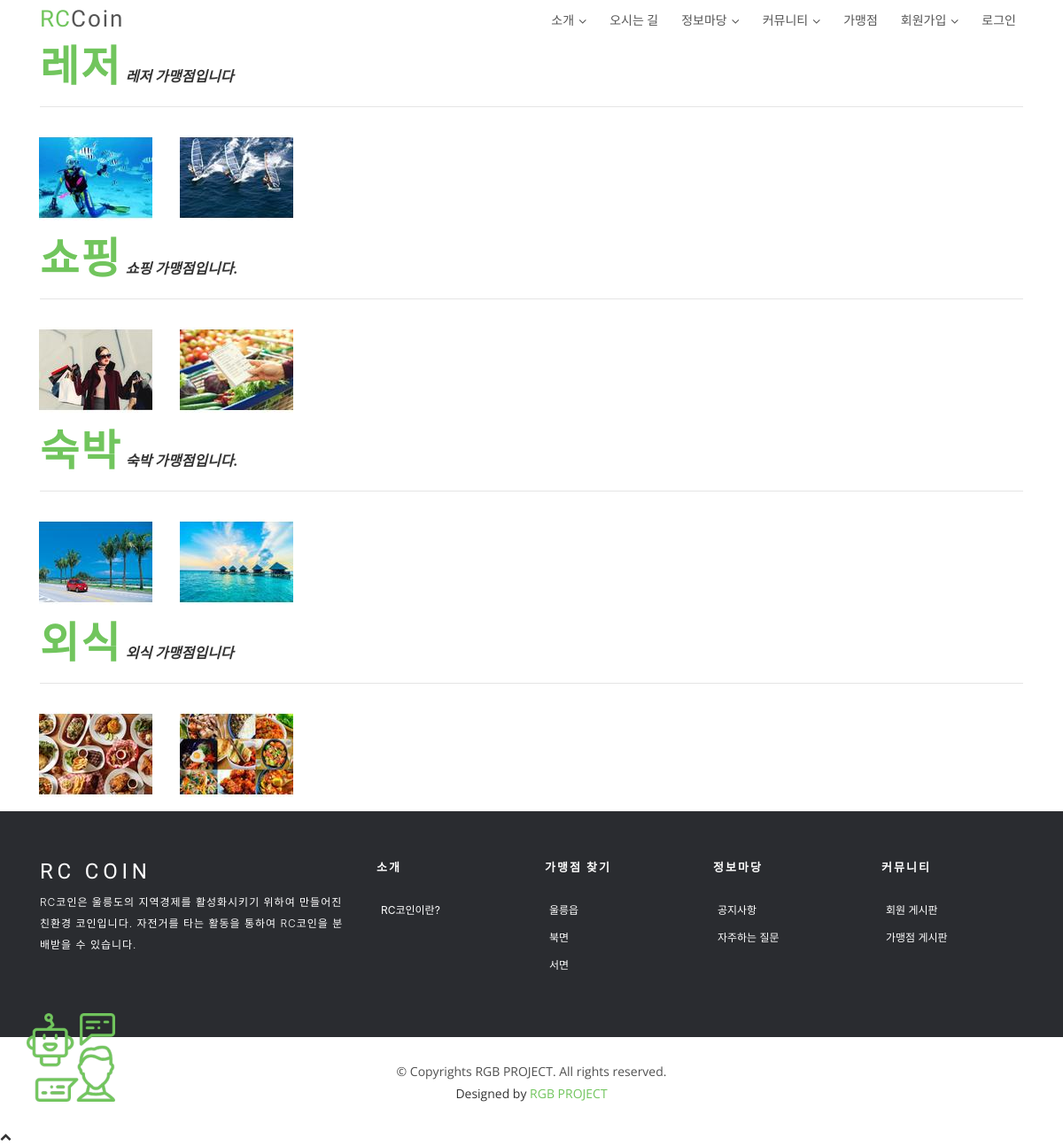
Before: /photo/ with the older database file.
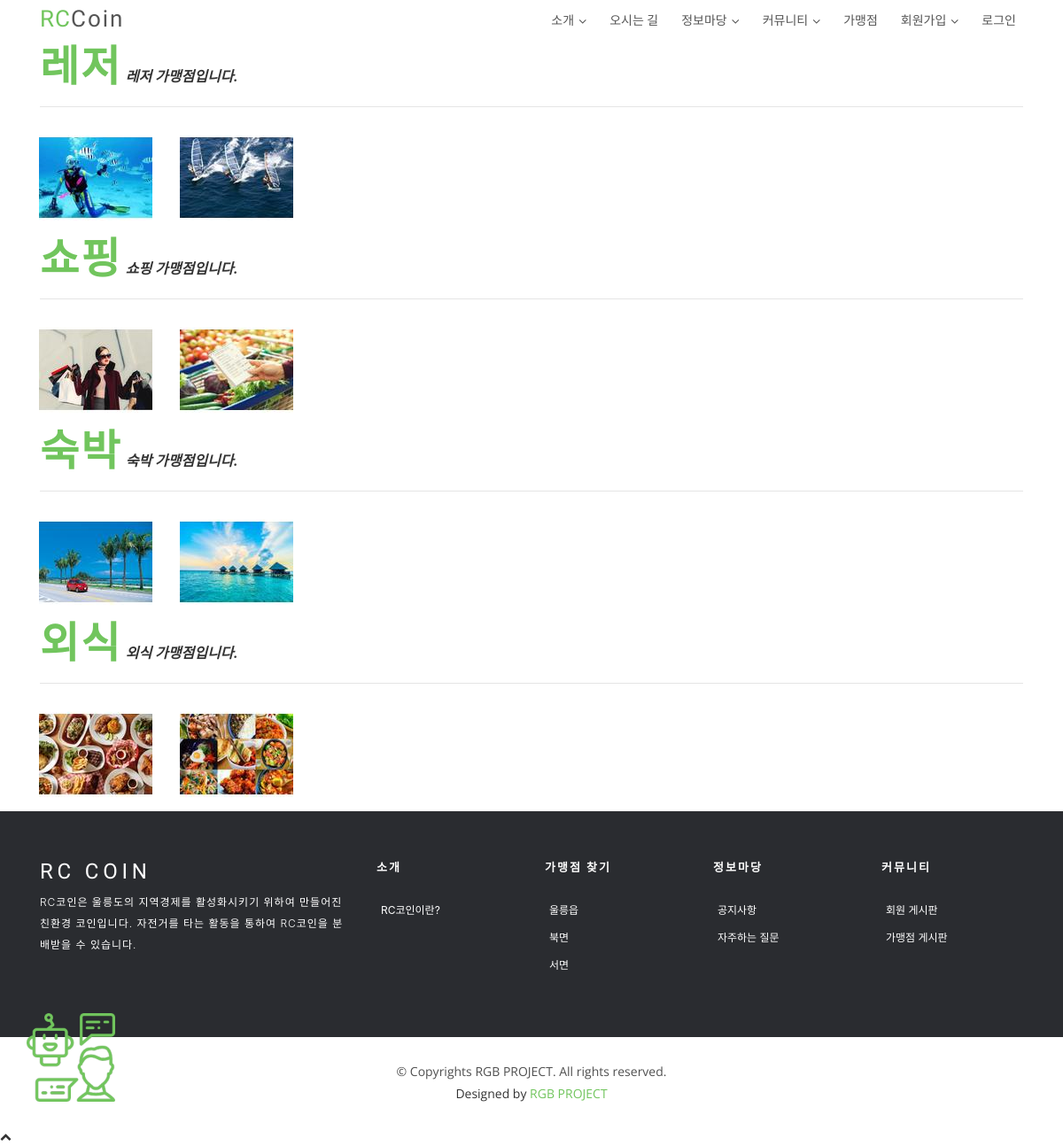
After: the same page with the newer database file.
### photo/models.py (models this page shows, shortened)
@python_2_unicode_compatible
class Album(models.Model):
    name = models.CharField(max_length=50)
    description = models.CharField('One Line Description', max_length=100, blank=True)
    class Meta:
        ordering = ['name']

@python_2_unicode_compatible
class Photo(models.Model):
    album = models.ForeignKey('Album', on_delete=models.CASCADE)
    title = models.CharField(max_length=50)
    image = ThumbnailImageField(upload_to='photo/%Y/%m')
    description = models.TextField('Photo Description', blank=True)
    upload_date = models.DateTimeField('Upload Date', auto_now_add=True)
    class Meta:
        ordering = ['title']
    def get_absolute_url(self):
        return reverse('photo:photo_detail', args=(self.id,))

### photo/views.py (the view)
class AlbumLV(ListView):
    model = Album

### photo/fields.py (called while the page is built)
def _add_thumb(s):
    parts = s.split(".")
    parts.insert(-1, "thumb")
    if parts[-1].lower() not in ['jpeg','jpg']:
        parts[-1]='jpg'
    return ".".join(parts)

    def _get_thumb_url(self):
        return _add_thumb(self.url)

### photo/templates/photo/album_list.html (shortened to what this page needs)
{% extends '../base.html' %}
{% load staticfiles %}
{% block content %}
{% block extrastyle %}{% static "photo/photo.css" %}{% endblock %}
<section id="team">
    <div class="container">
        <br>
        {% for item in object_list %}
        <div class="clear_float">
            <h2 id="a" style="display:inline"><a href="{% url 'photo:album_detail' item.id %}"> {{ item.name }}</a></h2>
           <b><i>{{ item.description }}</i></b>
        </div>
        <hr/>
        <div class="album-list">
            <div class="row">
                {% for photo in item.photo_set.all|slice:":5" %}
                <div class="album-list-photo">
                    <a href="{{ photo.get_absolute_url }}">
                    <img class="thumbnail" src="{{ photo.image.thumb_url }}" />
                    </a>
                </div>
                {% endfor %}
            </div>
        </div>
        {% endfor %}
    </div>
</section>
{% endblock content %}

### templates/base.html (shortened to what this page needs)
<!DOCTYPE html>
<html lang="ko">
<head>
  {% load staticfiles %}
  <link href='{% static "lib/bootstrap/css/bootstrap.css" %}' rel="stylesheet">
  <link href='{% static "lib/owlcarousel/assets/owl.carousel.min.css" %}' rel="stylesheet">
  <link href='{% static "lib/owlcarousel/assets/owl.theme.default.min.css" %}' rel="stylesheet">
  <link href='{% static "lib/font-awesome/css/font-awesome.min.css" %}' rel="stylesheet">
  <link href='{% static "lib/animate/animate.min.css" %}' rel="stylesheet">
  <link href='{% static "lib/modal-video/css/modal-video.min.css" %}' rel="stylesheet">
  <link href='{% static "css/style.css" %}' rel="stylesheet">
</head>
<body>
{% block header %}
  <header id="header" class="header header-hide">
    <div class="container">
      <div id="logo" class="pull-left">
        <h1><a href="{% url 'index' %}"" class="scrollto"><span>RC</span>Coin</a></h1>
      </div>
      <nav id="nav-menu-container">
      <ul class="nav-menu">
        <li class="menu-has-children"><a href="{% url 'intro' %}">소개</a>
        </li>
        <li><a href="{% url 'map' %}">오시는 길</a>
        </li>
        <li class="menu-has-children"><a href="#features">정보마당</a>
        </li>
        <li class="menu-has-children"><a href="#screenshots">커뮤니티</a>
        </li>
        <li><a href="{% url 'photo:index' %}">가맹점</a>
        </li>
        {% if user.is_active %}
          <li class="menu-has-children"><a href="#pricing">마이페이지</a>
            <ul>
              <li><a href="{% url 'member:myinfo' type=user.username %}">정보수정</a></li>
              <li><a href="{% url 'logout' %}">로그아웃</a></li>
            </ul>
          </li>
        {% else %}
          <li class="menu-has-children"><a href="#pricing">회원가입</a>
          </li>
          <li><a href="{% url 'login' %}">로그인</a></li>
        {% endif %}
      </ul>
      </nav>
    </div>
  </header>
  {% endblock header %}
  {% block content %} {% endblock content %}
  {% block footer %}
  <footer class="footer">
    <div class="container">
      <div class="row">
        <div class="col-md-12 col-lg-4">
          <div class="footer-logo">
            <a class="navbar-brand" href="#">RC COIN</a>
            <p>RC코인은 울릉도의 지역경제를 활성화시키기 위하여 만들어진 친환경 코인입니다. 자전거를 타는 활동을 통하여 RC코인을 분배받을 수 있습니다.</p>
          </div>
        </div>
        <div class="col-sm-6 col-md-3 col-lg-2">
          <div class="list-menu">
            <h4>소개</h4>
            <ul class="list-unstyled">
              <li><a href="#">RC코인이란?</a></li>
            </ul>
          </div>
        </div>
        <div class="col-sm-6 col-md-3 col-lg-2">
          <div class="list-menu">
            <h4>가맹점 찾기</h4>
            <ul class="list-unstyled">
              <li><a href="#">울릉읍</a></li>
              <li><a href="#">북면</a></li>
              <li><a href="#">서면</a></li>
            </ul>
          </div>
        </div>
        <div class="col-sm-6 col-md-3 col-lg-2">
          <div class="list-menu">
            <h4>정보마당</h4>
            <ul class="list-unstyled">
              <li><a href="#">공지사항</a></li>
              <li><a href="#">자주하는 질문</a></li>
            </ul>
          </div>
        </div>
        <div class="col-sm-6 col-md-3 col-lg-2">
          <div class="list-menu">
            <h4>커뮤니티</h4>
            <ul class="list-unstyled">
              <li><a href="#">회원 게시판</a></li>
              <li><a href="#">가맹점 게시판</a></li>
            </ul>
          </div>
        </div>
      </div>
    </div>
    <div class="copyrights">
      <div class="container">
        <p>&copy; Copyrights RGB PROJECT. All rights reserved.</p>
        <div class="credits">
          Designed by <a href="https://bootstrapmade.com/">RGB PROJECT</a>
        </div>
      </div>
    </div>
  </footer>
  {% endblock footer %}
  <a href="#" class="back-to-top"><i class="fa fa-chevron-up"></a>
<div id="chatbot">
         <a href='https://frogue.danbee.ai/?chatbot_id=aa1d2bbd-bc0a-4a6c-8801-817df75dc1e9&user_id=사용자아이디'target="_blank">
           <img src="{% static 'img/chat.png' %}" alt="img" style="max-width: 100%; height: auto;"></a>
</div>
</body>
</html>

### static/css/style.css (style rules this page uses)
body { background-color: #fff; color: #333; }
h1, h2, h3, h4, h5, h6 { margin: 0; }
h2 { color: #000; font-weight: 600; }
h4 { color: #000; font-size: 13px; font-weight: 700; letter-spacing: 2px; text-transform: uppercase; line-height: 2; }
a { letter-spacing: 2px; text-decoration: none; }
ul { letter-spacing: 1px; }
li { color: #626262; font-size: 13px; font-weight: 400; letter-spacing: 2px; line-height: 30px; text-transform: capitalize; }
p { color: #505050; font-size: 14px; font-weight: 300; letter-spacing: 0.5px; line-height: 2; margin-bottom: 20px; }
span { letter-spacing: 1px; }
.fa { font-size: 13px; }
.back-to-top { position: fixed; display: none; background: #71c55d; line-height: 1; color: #fff; padding: 7px 12px 13px 12px; font-size: 16px; border-radius: 2px; right: 15px; bottom: 15px; transition: background 0.5s; }
#header { background: #fff; position: fixed; left: 0; top: 0; right: 0; height: 48px; z-index: 3; transition: all 0.5s ease; }
#header #logo { padding: 6px 0 0 0; }
#header #logo h1 { color: #505050; font-family: "Philosopher", sans-serif; font-size: 26px; font-weight: 500; letter-spacing: 1px; margin: 0; }
#header #logo h1 a { color: #555; line-height: 1; display: inline-block; text-decoration: none; }
#header #logo h1 a span { color: #71c55d; }
.nav-menu, .nav-menu * { margin: 0; padding: 0; list-style: none; }
.nav-menu li { position: relative; white-space: nowrap; }
.nav-menu > li { float: left; }
.sf-arrows .sf-with-ul { padding-right: 22px; }
.sf-arrows .sf-with-ul:after { content: "\f107"; position: absolute; right: 8px; margin-top: 1px; font-family: FontAwesome; font-style: normal; font-weight: normal; }
#nav-menu-container { float: right; margin: 0 0 0 0; }
.nav-menu a { padding: 8px 8px; text-decoration: none; display: inline-block; color: #555; font-family: "Roboto", sans-serif; font-weight: 400; font-size: 14px; outline: none; letter-spacing: 0; transition: 0.3s; }
.nav-menu > li { margin-left: 10px; }
#mobile-nav { position: fixed; top: 0; padding-top: 18px; bottom: 0; z-index: 998; background: rgba(52, 59, 64, 0.9); left: -260px; width: 260px; overflow-y: auto; transition: 0.4s; }
#mobile-nav ul { padding: 0; margin: 0; list-style: none; }
#mobile-nav ul li { position: relative; }
#mobile-nav ul li a { color: #fff; font-size: 14px; overflow: hidden; padding: 6px 22px 6px 15px; position: relative; text-decoration: none; width: 100%; display: block; outline: none; letter-spacing: 0; }
#team h2 { margin: 0 0 10px 0; font-size: 48px; font-weight: 700; line-height: 56px; font-family: "Philosopher", sans-serif; color: #71c55d; }
#team .container .clear_float h2 > a { margin: 0 0 10px 0; font-size: 48px; font-weight: 700; line-height: 56px; font-family: "Philosopher", sans-serif; color: #71c55d; }
.footer { background: #2a2c30; padding-top: 50px; }
.footer .footer-logo .navbar-brand { color: #fff; display: inline-block; float: none; font-family: "Philosopher", sans-serif; font-size: 24px; font-weight: 500; height: 100%; letter-spacing: 0.2em; padding-left: 0; padding-top: 0; }
.footer .footer-logo p { color: #fff; font-size: 12px; letter-spacing: 1px; }
.footer .list-menu > h4 { color: #fff; padding-bottom: 20px; }
.footer .list-menu ul li a { color: #fff; font-size: 12px; padding-left: 5px; text-decoration: none; letter-spacing: 0; }
.footer .copyrights { background: #fff; margin-top: 50px; text-align: center; padding: 25px; }
.footer .copyrights p, .footer .copyrights .credits { margin: 0; padding: 0; font-family: "Open Sans", sans-serif; font-weight: normal; font-size: 14px; letter-spacing: 0; }
.footer .copyrights p a, .footer .copyrights .credits a { letter-spacing: 0; color: #71c55d; }
#chatbot { position:fixed; left:30px; bottom:0px; height:150px; max-width: 100px; background:transparent; color: white; }

Changed rows visible on the page:
changed Album "레저": description "레저 가맹점입니다" → "레저 가맹점입니다."
changed Album "외식": description "외식 가맹점입니다" → "외식 가맹점입니다."
